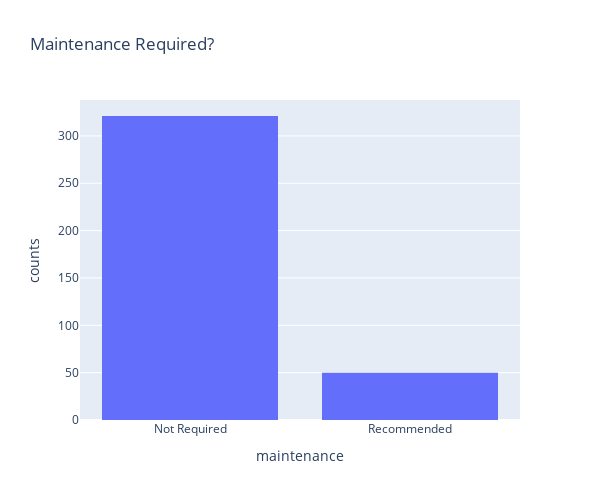

Notebook code cell kept with this figure:
### Code cell
get_histogram(df_maintenance.groupby(['maintenance']).size().reset_index(name='counts'),
              x="maintenance", 
              y="counts", 
              title="Maintenance Required?", 
              x_title="maintenance", 
              y_title="counts",
              width=600,
              height=500)

### Figure 1 — Plotly figure (JSON) as saved in the notebook; plotly's stock layout.template omitted (floating-point values rounded to 4 significant figures)
{"data": [{"alignmentgroup": "True", "bingroup": "x", "histfunc": "sum", "hovertemplate": "maintenance=%{x}<br>sum of counts=%{y}<extra></extra>", "legendgroup": "", "marker": {"color": "#636efa", "pattern": {"shape": ""}}, "name": "", "nbinsx": 244, "offsetgroup": "", "orientation": "v", "showlegend": false, "type": "histogram", "x": ["Not Required", "Recommended"], "xaxis": "x", "y": [321, 50], "yaxis": "y"}], "layout": {"autosize": false, "barmode": "relative", "height": 500, "legend": {"tracegroupgap": 0}, "title": {"text": "Maintenance Required?"}, "width": 600, "xaxis": {"anchor": "y", "autorange": true, "domain": [0, 1], "range": [-0.5, 1.5], "title": {"text": "maintenance"}, "type": "category"}, "yaxis": {"anchor": "x", "autorange": true, "domain": [0, 1], "range": [0, 337.9], "title": {"text": "counts"}, "type": "linear"}}}
